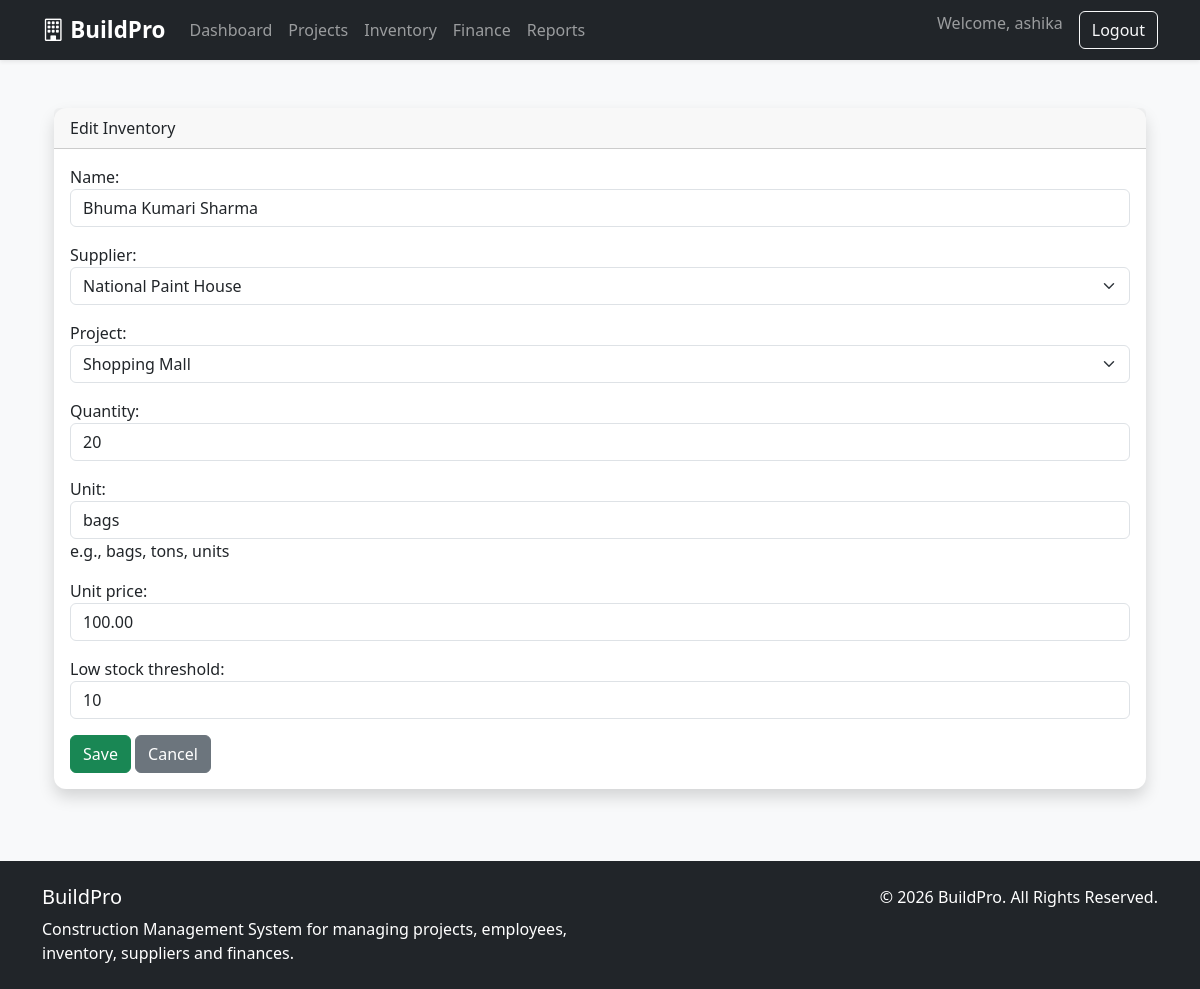
The app's page /inventory/1/edit/ (signed in) with its own data.
### inventory/models.py (models this page shows, shortened)
class InventoryItem(models.Model):
    name = models.CharField(max_length=200)
    supplier = models.ForeignKey(Supplier, on_delete=models.SET_NULL, null=True, related_name='items')
    quantity = models.PositiveIntegerField(default=0)
    unit = models.CharField(max_length=50, help_text="e.g., bags, tons, units")
    unit_price = models.DecimalField(max_digits=12, decimal_places=2)
    project = models.ForeignKey(Project,on_delete=models.CASCADE,related_name="inventory_items",null=True,blank=True)
    low_stock_threshold = models.PositiveIntegerField(default=10)
    created_at = models.DateTimeField(auto_now_add=True)
    updated_at = models.DateTimeField(auto_now=True)

class Supplier(models.Model):
    name = models.CharField(max_length=200)
    contact_person = models.CharField(max_length=100, blank=True)
    email = models.EmailField(blank=True)
    phone = models.CharField(max_length=20)
    def __str__(self):
        return self.name

### projects/models.py (models this page shows)
class Project(models.Model):
    STATUS_CHOICES = [
        ('PLANNING', 'Planning'),
        ('IN_PROGRESS', 'In Progress'),
        ('ON_HOLD', 'On Hold'),
        ('COMPLETED', 'Completed'),
    ]
    name = models.CharField(max_length=200)
    description = models.TextField(blank=True)
    location = models.CharField(max_length=255)
    manager = models.ForeignKey(User, on_delete=models.SET_NULL, null=True, related_name='managed_projects')
    status = models.CharField(max_length=20, choices=STATUS_CHOICES, default='PLANNING')
    start_date = models.DateField()
    end_date = models.DateField(null=True, blank=True)
    created_at = models.DateTimeField(auto_now_add=True)
    created_by = models.ForeignKey(User, on_delete=models.SET_NULL, null=True, related_name='created_projects')
    project_code = models.CharField(max_length=20,unique=True,default="Pending Code")
    client = models.CharField(max_length=200, null=True, blank=True,default="Pending Client")
    budget = models.DecimalField(max_digits=12, decimal_places=2, default=0)
    updated_at = models.DateTimeField(auto_now=True)
    def __str__(self):
        return self.name

### inventory/views.py (the view)
# urls.py: path("<int:pk>/edit/", views.inventory_update, name="inventory_update"),
@login_required
@role_required([
    'ADMIN',
    'SITE_ENGINEER'
])
def inventory_update(request, pk):
    item = get_object_or_404(InventoryItem, pk=pk)
    if request.method == "POST":
        form = InventoryForm(request.POST, instance=item)
        if form.is_valid():
            form.save()
            messages.success(request, "Inventory updated successfully.")
            return redirect("inventory_detail", pk=item.pk)
    else:
        form = InventoryForm(instance=item)
    return render(request,"inventory/inventory_form.html", {"form": form})

### inventory/forms.py
class InventoryForm(forms.ModelForm):
    class Meta:
        model = InventoryItem
        fields = [
            "name",
            "supplier",
            "project",
            "quantity",
            "unit",
            "unit_price",
            "low_stock_threshold",
        ]
        widgets = {
            "name": forms.TextInput(attrs={"class": "form-control"}),
            "supplier": forms.Select(attrs={"class": "form-select"}),
            "project": forms.Select(attrs={"class": "form-select"}),
            "quantity": forms.NumberInput(attrs={"class": "form-control"}),
            "unit": forms.TextInput(attrs={"class": "form-control"}),
            "unit_price": forms.NumberInput(attrs={"class": "form-control"}),
            "low_stock_threshold": forms.NumberInput(attrs={"class": "form-control"}),
        }

### inventory/templates/inventory/inventory_form.html (shortened to what this page needs)
{% extends "base.html" %}
{% block content %}
<div class="container mt-4">
    <div class="card shadow">
        <div class="card-header">
            {% if form.instance.pk %}
                Edit Inventory
            {% else %}
                Add Inventory Item
            {% endif %}
        </div>
        <div class="card-body">
            <form method="POST">
                {{ form.as_p }}
                <button class="btn btn-success">
                    Save
                </button>
                <a href="{% url 'inventory_list' %}"
                   class="btn btn-secondary">
                    Cancel
                </a>
            </form>
        </div>
    </div>
</div>
{% endblock %}

### templates/navbar.html (shortened to what this page needs)
<nav class="navbar navbar-expand-lg navbar-dark bg-dark shadow-sm">
    <div class="container">
        <a class="navbar-brand fw-bold" href="/">
            <i class="bi bi-building"></i>
            BuildPro
        </a>
        <div class="collapse navbar-collapse" id="navbar">
            <ul class="navbar-nav me-auto">
                <li class="nav-item">
                    <a class="nav-link" href="/">Dashboard</a>
                </li>
                <li class="nav-item">
                    <a class="nav-link" href="/projects/">Projects</a>
                </li>
                <li class="nav-item">
                    <a class="nav-link" href="/inventory/">Inventory</a>
                </li>
                <li class="nav-item">
                    <a class="nav-link" href="/finance/">Finance</a>
                </li>
                 <li class="nav-item">
                   <a class="nav-link" href="{% url 'reports:reports_dashboard' %}">Reports</a>
                </li>
            </ul>
            <ul class="navbar-nav">
                {% if user.is_authenticated %}
                    <li class="nav-item">
                        <span class="navbar-text me-3">
                            Welcome, {{ user.first_name|default:user.username }}
                        </span>
                    </li>
                    <li class="nav-item">
                        <a class="btn btn-outline-light" href="{% url 'logout' %}">
                            Logout
                        </a>
                    </li>
                {% endif %}
            </ul>
        </div>
    </div>
</nav>

### static/css/styles.css (style rules this page uses)
body { font-family: "Segoe UI", sans-serif; }
.navbar-brand { font-size:1.4rem; }
.card { border:none; border-radius:12px; }

### records on screen
InventoryItem: name "Bhuma Kumari Sharma", supplier "National Paint House", project "Shopping Mall", quantity "20", unit "bags", unit_price "100.00", low_stock_threshold "10"

### other values on screen
{{ user.first_name|default:user.username }} "ashika"
